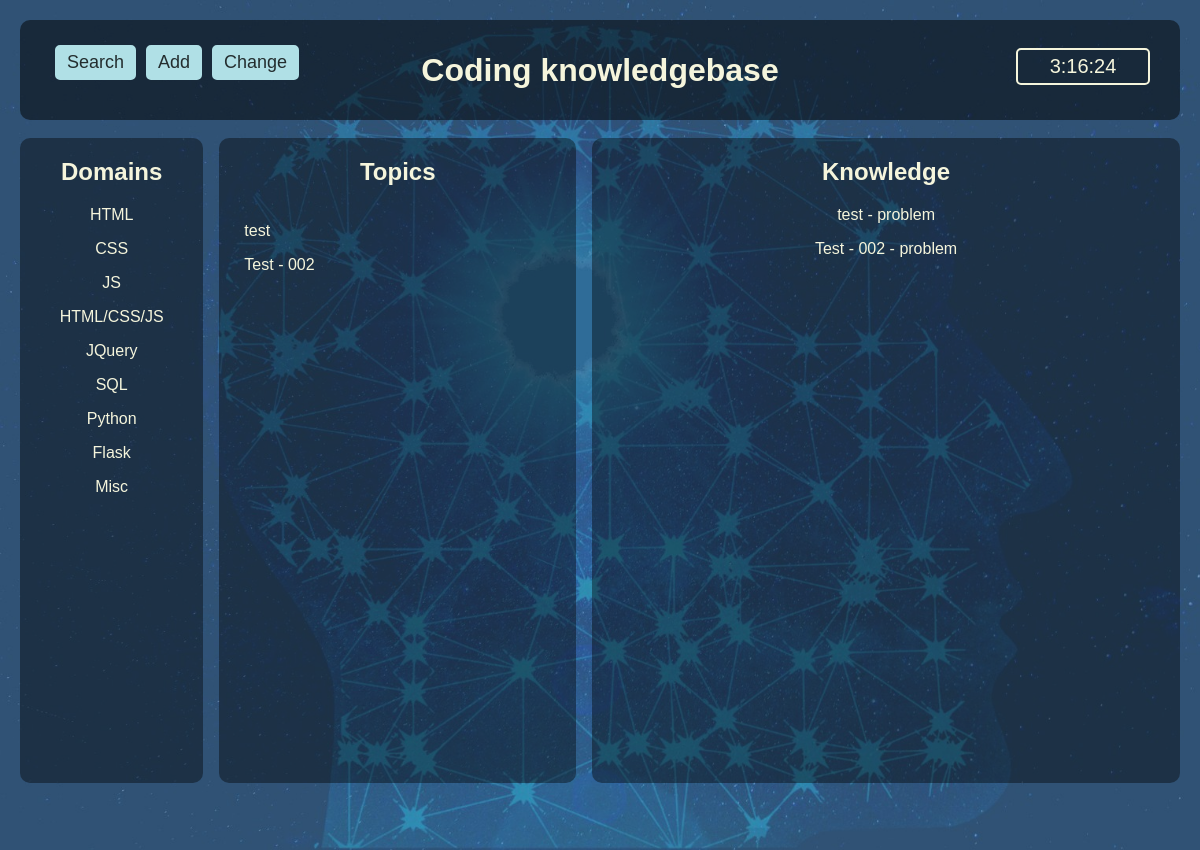
The page /dump on the database as committed earlier.
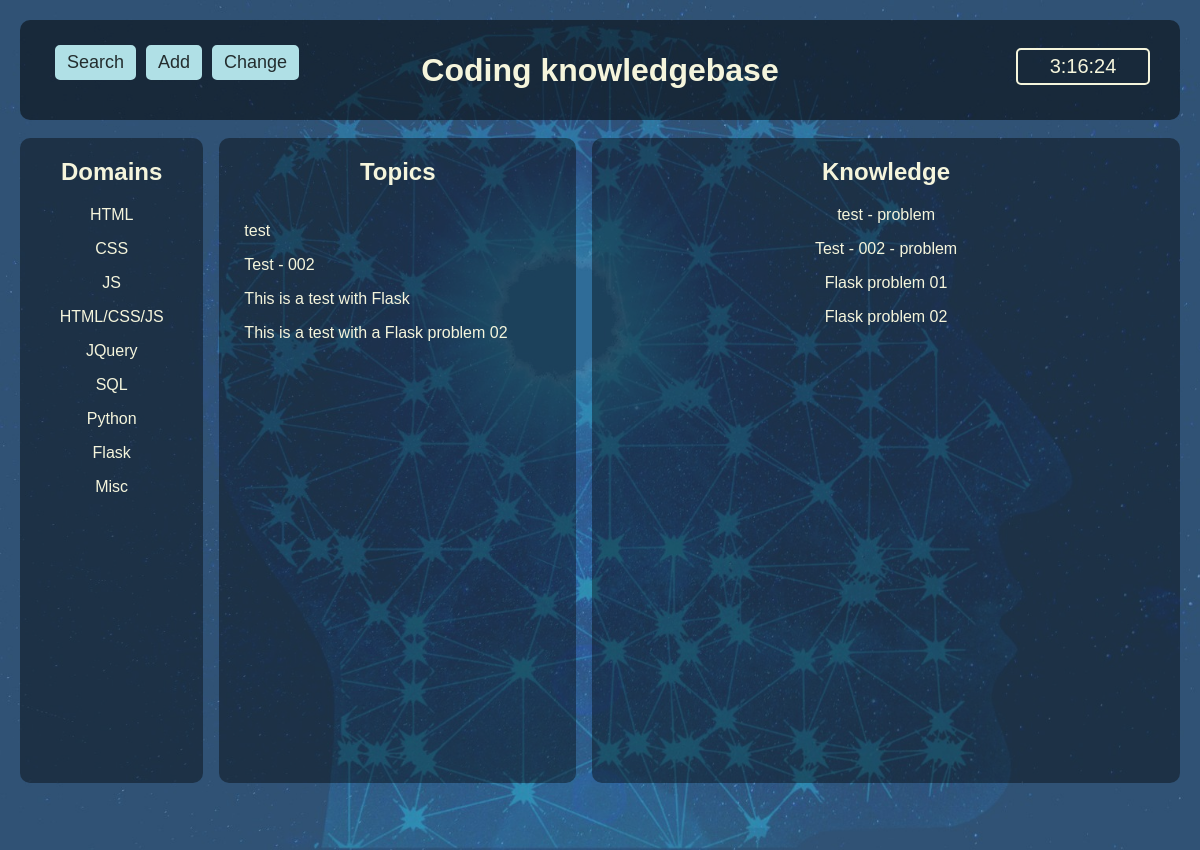
The same page on the database as committed later.
### tables this page shows
CREATE TABLE domains (
                                        domain_id integer PRIMARY KEY,
                                        name text NOT NULL                                    
                                    );

CREATE TABLE topics (
                                        topic_id integer PRIMARY KEY,
                                        name text NOT NULL,
                                        domain int,
                                        foreign key(domain) references domains(domain_id)
                                    );

CREATE TABLE knowledge (
                                        know_id integer PRIMARY KEY,
                                        domain int,
                                        topic int,
                                        problem text NOT NUll,
                                        solution text NOT NULL,
                                        foreign key(domain) references domains(domain_id),
                                        foreign key(domain) references domains(domain_id)
                                    );

### flask_app.py (the view)
@app.route('/dump',methods=['GET','POST'])
def dump():
    domain_list = []
    domain_list = get_domains()
    topic_list = []
    topic_list = get_topics()
    knowledge_list = []
    knowledge_list = get_knowledge_all()#
    if request.method == "POST":
        print("todo")
    return render_template('dump.html', domain_list=domain_list, topic_list=topic_list, knowledge_list=knowledge_list)

### db.py (called while the page is built)
def connect_to_db(db_file):
    conn = None
    try:
        conn = sqlite3.connect(db_file)
        print("** Connection established")
        return conn
    except Error as e:
        print(e)
    return conn

def get_domains():
    database = "knowledge.db"
    conn = connect_to_db(database)
    c = conn.cursor()
    query = '''select name from domains'''
    c.execute(query)
    data = c.fetchall()
    output = []
    for d in data:
        output.append(d[0])
    return output

def get_topics():
    database = "knowledge.db"
    conn = connect_to_db(database)
    c = conn.cursor()
    query = '''select name, domain from topics'''
    c.execute(query)
    data = c.fetchall()
    output = []
    for d in data:
        output.append(d[0])
    return output

### templates/dump.html (shortened to what this page needs)
<!DOCTYPE html>
<html lang="en">
<head>
    <link rel="stylesheet" href="/static/style.css">
</head>
<body onload="startTime()">
    <div class="container">
        <div class="top">
            <div class="top-menu">
                <a href="/"><button class="top_btn">Search</button></a>
                <a href="/new"><button class="top_btn">Add</button></a>
                <a href="/change"><button class="top_btn">Change</button></a>
            </div>
            <h1>Coding knowledgebase</h1>
            <div id="clock"></div>
        </div>
        <div class="main">
            <div id="index1">
                <h2>Domains</h2>
                {% for domain in domain_list %}
                    <p>{{domain}}</p>
                {% endfor %}
            </div>
            <div id="index2">
                <h2>Topics</h2>
                <div class="topic_list">
                    {% for topic in topic_list %}
                        <p>{{topic}}</p>
                    {% endfor %}
                </div>
            </div>
            <div id="knowledge">
                <h2>Knowledge</h2>
                <div class="knowledge_list">
                    {% for k in knowledge_list %}
                        <p>{{k}}</p>
                    {% endfor %}
                </div>
            </div>
        </div>
    </div>
</body>
</html>

Rows that differ between the two databases and show on the page:
added topics: name "This is a test with Flask"
added topics: name "This is a test with a Flask problem 02"
added knowledge: problem "Flask problem 01"
added knowledge: problem "Flask problem 02"
